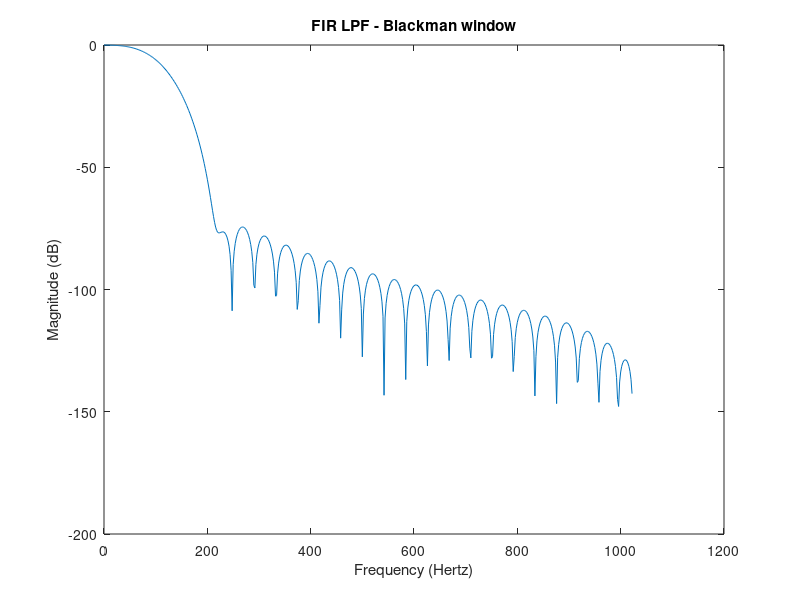

The MATLAB source for this figure: (Note: this script raises an error after producing the figure.)
clc;
clear variables;


fc = 100;
fsample = 2048;
M = 50;
wc = (2*pi*fc)/fsample;  % Cutoff frequency in radians per second

%% blackman window
h_a = [];
for n=0:M-1
    alpha = (M-1)/2;
    if(n==alpha)
        h_a(n+1)=wc/pi;
    else
        h_a(n+1)=sin((n-alpha)*wc)/((n-alpha)*pi);
    end
end
w_n = [];
for n=0:M-1
    w_n(n+1)=0.42-0.5*cos(2*pi*n/(M-1))+0.08*cos(4*pi*n/(M-1));
end

h_n = h_a .* w_n;

figure(1);
[H, w] = freqz(h_n);
plot(fsample*w/(2*pi),20*log10(abs(H)));
xlabel('Frequency (Hertz)');ylabel('Magnitude (dB)');
title('FIR LPF - Blackman window');

figure(2);
[b,a] = fir1(M-1,2*fc/fsample,'low',blackman(M));
freqz(b,a,fsample,fsample);
title('For checking: FIR LPF - Blackman window');
